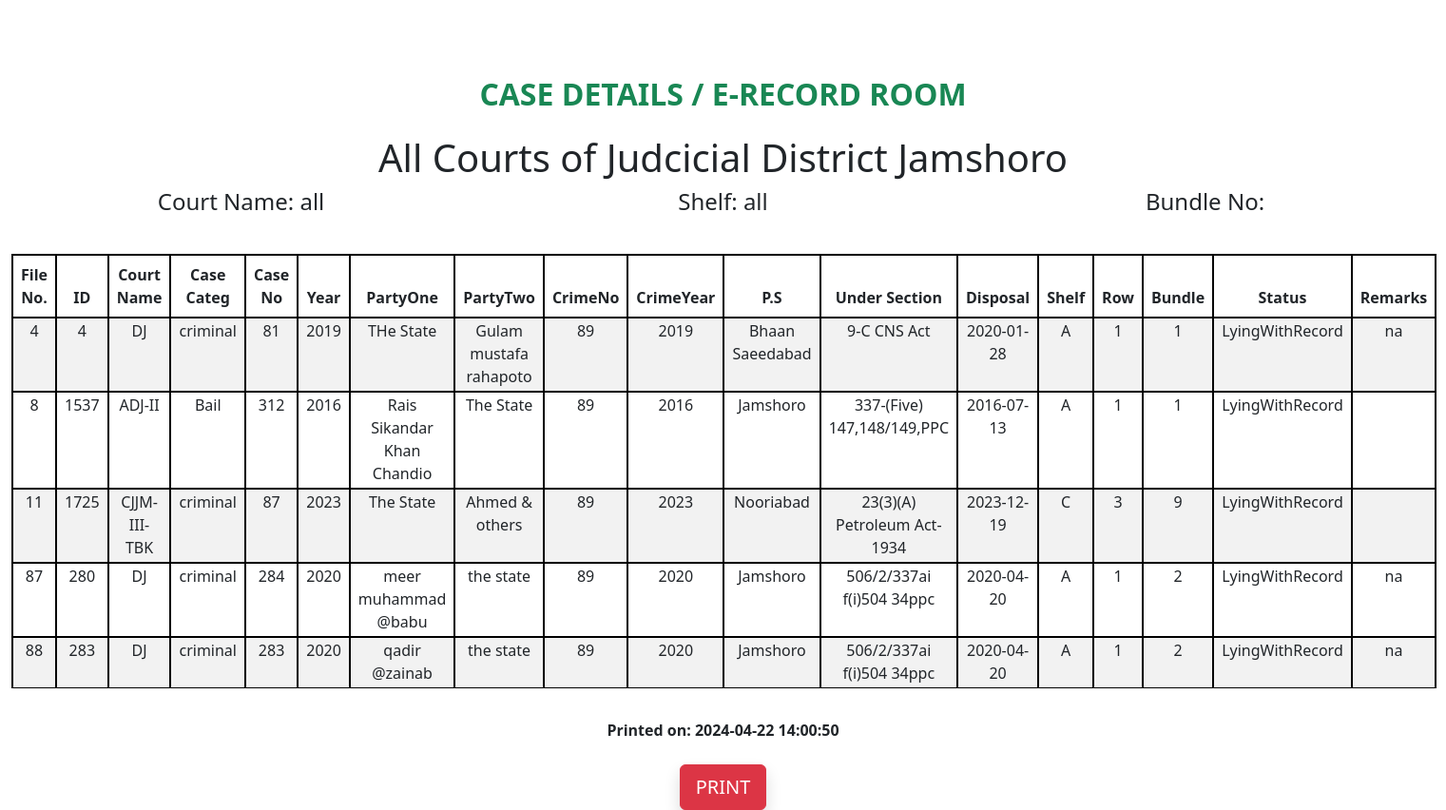
Page /searchResult.php?crimeno=89 (signed in) on the committed database.
### tables this page shows
CREATE TABLE `ctccc` (
  `id` int(100) NOT NULL,
  `underSection` varchar(100) DEFAULT NULL,
  `courtname` varchar(100) DEFAULT NULL,
  `casecateg` varchar(100) DEFAULT NULL,
  `caseno` int(50) DEFAULT NULL,
  `year` varchar(15) DEFAULT NULL,
  `partyone` varchar(150) DEFAULT NULL,
  `partytwo` varchar(150) DEFAULT NULL,
  `crimeno` int(15) DEFAULT NULL,
  `crimeyear` int(15) DEFAULT NULL,
  `s_rbf` varchar(100) DEFAULT NULL,
  `dateInst` date DEFAULT NULL,
  `dateSubmission` date DEFAULT NULL,
  `dateDisp` date DEFAULT NULL,
  `status` varchar(20) DEFAULT NULL,
  `cost` int(50) DEFAULT NULL,
  `remarks` varchar(250) DEFAULT NULL,
  `ps` varchar(100) DEFAULT NULL,
  `row` int(20) DEFAULT NULL,
  `shelf` varchar(20) DEFAULT NULL,
  `bundle` int(11) DEFAULT NULL,
  `file` int(11) DEFAULT NULL,
  `last_updated` timestamp NOT NULL DEFAULT current_timestamp() ON UPDATE current_timestamp()
);

### searchResult.php (the view, shortened to what this page needs)
<!DOCTYPE html>
<html lang="en">
<head>
    <link rel="stylesheet" href="../style.css">
    <link rel="stylesheet" href="./css/bootstrap.css">
</head>
<body>
<?php
include "dbconn.php";
$crimeno = isset($_GET['crimeno']) ? $_GET['crimeno'] :'';
$bundle = isset($_GET['bundle']) ? $_GET['bundle'] :'';
$court_name = isset($_GET['courtname']) ? $_GET['courtname'] : 'all';
$shelf = isset($_GET['shelf']) ? $_GET['shelf'] : 'all';
$sql = "SELECT * FROM ctccc WHERE 1";
if (!empty($crimeno)) {
    $sql .= " AND crimeno = '$crimeno'";
}
$sql .= " ORDER BY file ASC";
$result = $con->query($sql);
?>
<!DOCTYPE html>
<html lang="en">
<head>
    <link href="https://cdn.jsdelivr.net/npm/bootstrap@5.2.3/dist/css/bootstrap.min.css" rel="stylesheet">
</head>
<body>
<div class="container-fluid mt-5">
    <h2 class="mb-4 text-center text-success fw-bolder">CASE DETAILS / E-RECORD ROOM</h2>
    <div class="row text-center">
                <h1 class="text-center">
                </h1>
        <div class="col-md-4">
            <h4 class="">Court Name: <?php echo $court_name;?></h4>
        </div>
        <div class="col-md-4">
            <h4 class="">Shelf: <?php echo $shelf;?></h4>
        </div>
        <div class="col-md-4">
            <h4 class="">Bundle No: <?php echo $bundle;?></h4>
        </div>
    </div>
    <?php
     if ($result && $result->num_rows > 0) {
        ?>
        <table class="table table-striped bordered">
            <thead>
            <tr>
                        <th>File No.</th>
                        <th>ID</th>
                        <th>Court<br>Name</th>
                        <th>Case<br>Categ</th>
                        <th>Case<br>No</th>
                        <th>Year</th>
                        <th>PartyOne</th>
                        <th>PartyTwo</th>
                        <th>CrimeNo</th>
                        <th>CrimeYear</th>
                        <th>P.S</th>
                        <th>Under Section</th>
                        <th>Disposal</th>
                        <th>Shelf</th>
                        <th>Row</th>
                        <th>Bundle</th>
                        <th>Status</th>
                        <th>Remarks</th>
            </tr>
            </thead>
            <tbody>
            <?php
            while ($row = $result->fetch_assoc()) {
                ?>
                <tr>
                            <td><?php echo $row["file"]; ?></td>
                            <td><?php echo $row["id"]; ?></td>
                            <td><?php echo $row["courtname"]; ?></td>
                            <td><?php echo $row["casecateg"]; ?></td>
                            <td><?php echo $row["caseno"]; ?></td>
                            <td><?php echo $row["year"]; ?></td>
                            <td><?php echo $row["partyone"]; ?></td>
                            <td><?php echo $row["partytwo"]; ?></td>
                            <td><?php echo $row["crimeno"]; ?></td>
                            <td><?php echo $row["crimeyear"]; ?></td>
                            <td><?php echo $row["ps"]; ?></td>
                            <td><?php echo $row["underSection"]; ?></td>
                            <td><?php echo $row["dateDisp"]; ?></td>
                            <td><?php echo $row["shelf"]; ?></td>
                            <td><?php echo $row["row"]; ?></td>
                            <td><?php echo $row["bundle"]; ?></td>
                            <td><?php echo $row["status"]; ?></td>
                            <td><?php echo $row["remarks"]; ?></td>
                </tr>
                <?php
            }
            ?>
            </tbody>
        </table>
        <?php
    } else {
        echo "No records found.";
    }
    ?>
</div>
    <div class="text-center mt-3 fw-bold">
            <div class="print-date">Printed on: <?php date_default_timezone_set('Asia/Karachi'); echo date('Y-m-d H:i:s');
            ?><br><br>
             <button class="btn btn-danger btn-lg shadow rounded print-button" onclick="printPage()">PRINT</button>
    </div>
    </div>
</body>
</html>

### style.css (style rules this page uses)
* { margin: 0 auto; box-sizing: border-box; margin-top: 2rem; }

### searchResult.php (style rules this page uses)
body { margin: 0 auto; padding: 0px; }
tr th { border:2px solid black !important; text-align: center; }
td { border: 2px solid black; text-align: center; padding-top: 1px !important; padding-bottom:3px !important; }

### rows in the picture
ctccc: file "4", id "4", courtname "DJ", casecateg "criminal", caseno "81", year "2019", partyone "THe State", partytwo "Gulam mustafa rahapoto", crimeno "89", crimeyear "2019", ps "Bhaan Saeedabad", underSection "9-C CNS Act", dateDisp "2020-01-28", shelf "A", row "1", bundle "1", status "LyingWithRecord", remarks "na"
ctccc: file "8", id "1537", courtname "ADJ-II", casecateg "Bail", caseno "312", year "2016", partyone "Rais Sikandar Khan Chandio", partytwo "The State", crimeno "89", crimeyear "2016", ps "Jamshoro", underSection "337-(Five) 147,148/149,PPC", dateDisp "2016-07-13", shelf "A", row "1", bundle "1", status "LyingWithRecord"
ctccc: file "11", id "1725", courtname "CJJM-III-TBK", casecateg "criminal", caseno "87", year "2023", partyone "The State", partytwo "Ahmed & others", crimeno "89", crimeyear "2023", ps "Nooriabad", underSection "23(3)(A) Petroleum Act-1934", dateDisp "2023-12-19", shelf "C", row "3", bundle "9", status "LyingWithRecord"
ctccc: file "87", id "280", courtname "DJ", casecateg "criminal", caseno "284", year "2020", partyone "meer muhammad @babu", partytwo "the state", crimeno "89", crimeyear "2020", ps "Jamshoro", underSection "506/2/337ai f(i)504 34ppc", dateDisp "2020-04-20", shelf "A", row "1", bundle "2", status "LyingWithRecord", remarks "na"
ctccc: file "88", id "283", courtname "DJ", casecateg "criminal", caseno "283", year "2020", partyone "qadir @zainab", partytwo "the state", crimeno "89", crimeyear "2020", ps "Jamshoro", underSection "506/2/337ai f(i)504 34ppc", dateDisp "2020-04-20", shelf "A", row "1", bundle "2", status "LyingWithRecord", remarks "na"

### other values in the picture
$court_name "all"
$shelf "all"
